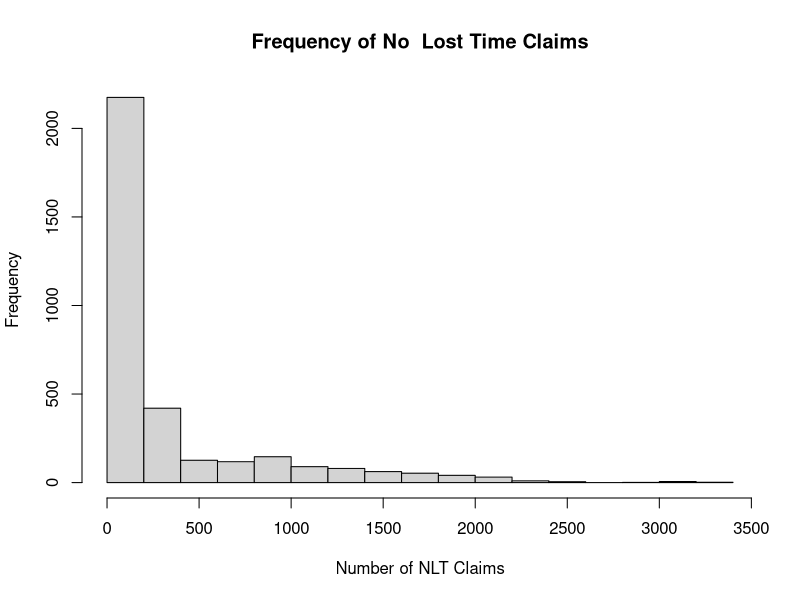
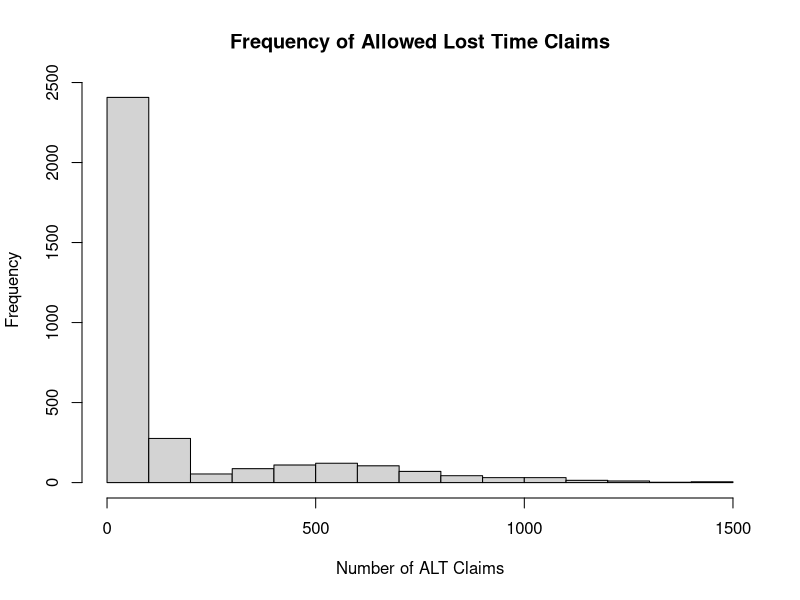
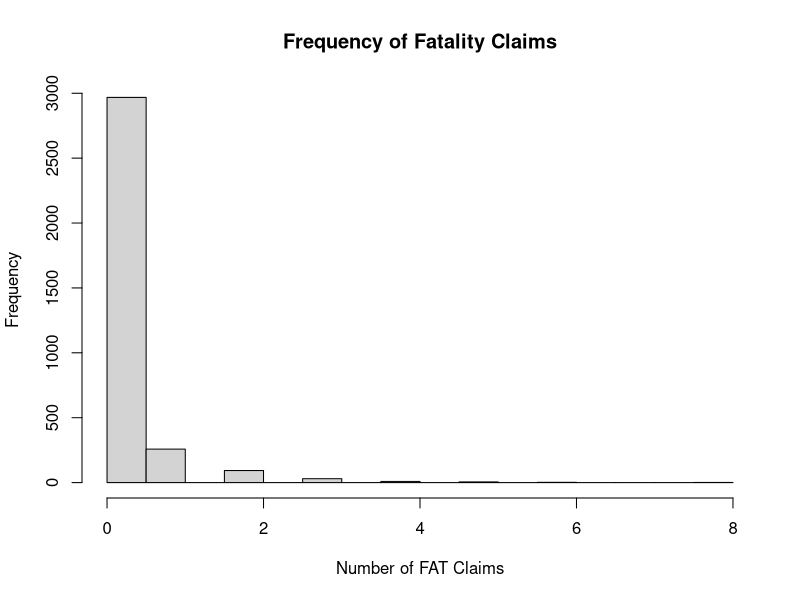
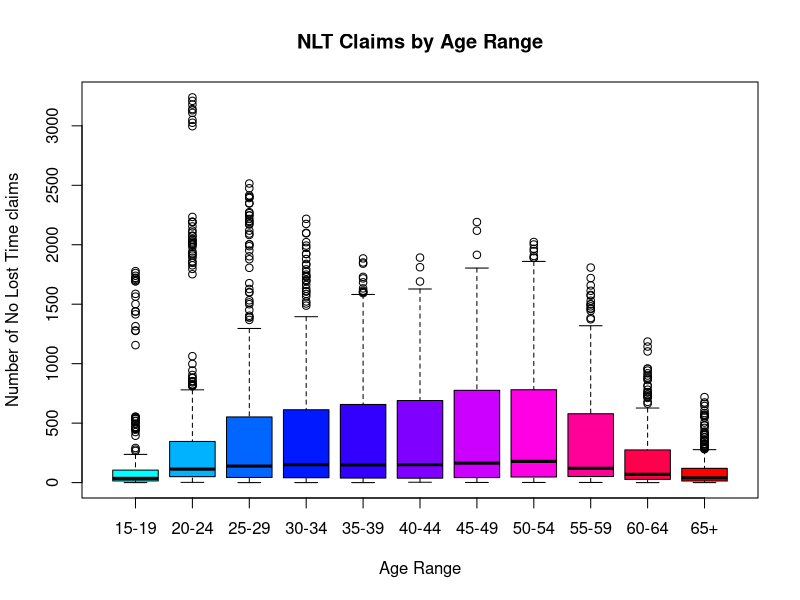
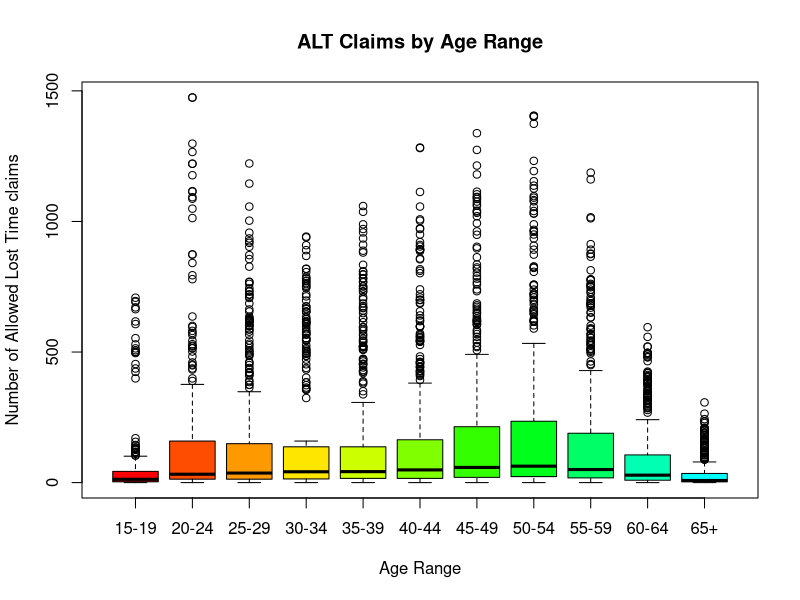
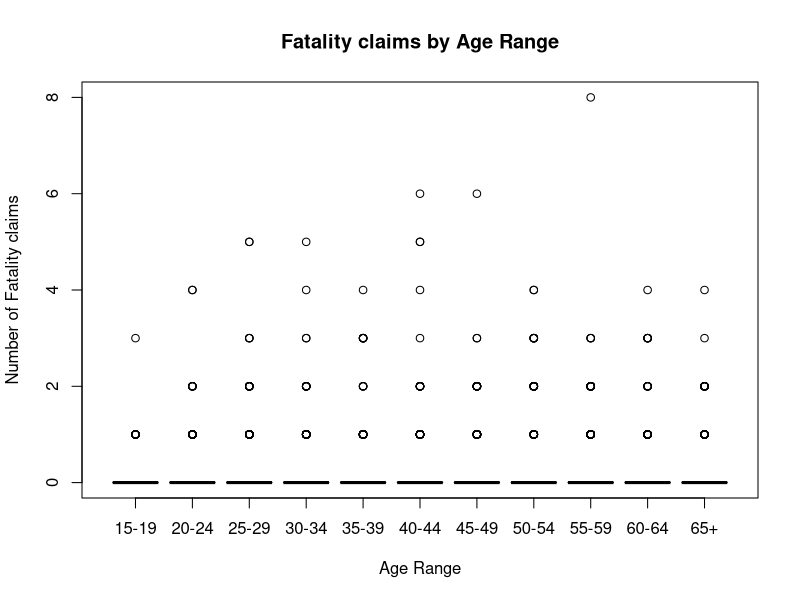
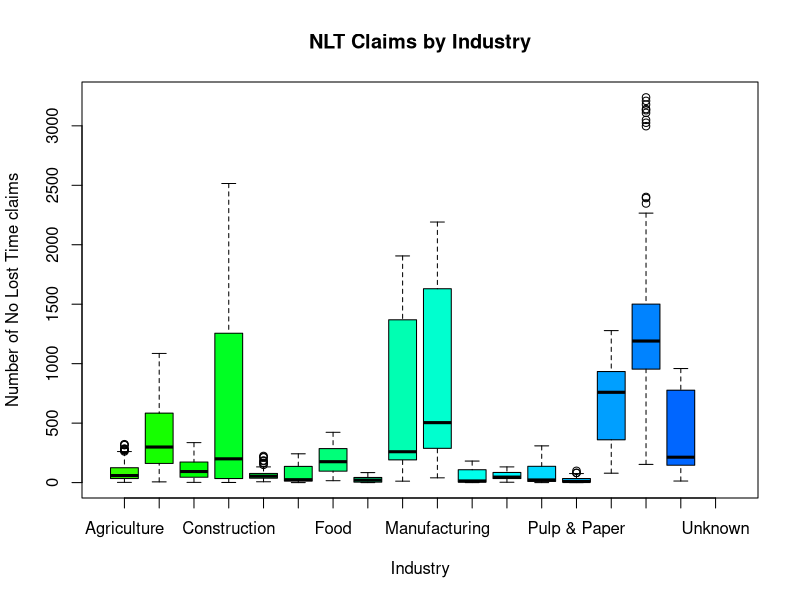
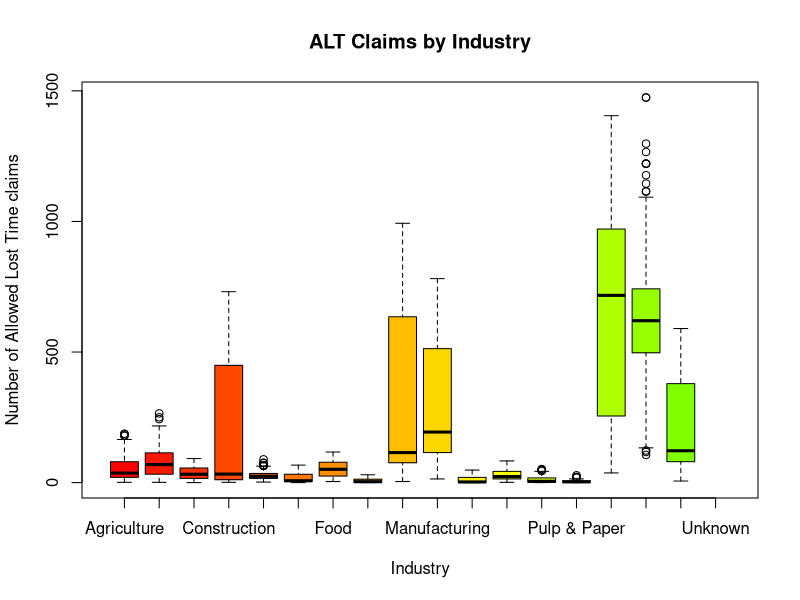

Source code (R) for these figures, in order:
getwd()


#Read NoLostTime dataset
DataNLT<-read.csv("NoLostTime.csv",stringsAsFactors = T, na.strings = "NA", col.names = c("Industry", "Year", "AgeRange", "Gender", "NLTClaims"))
str(DataNLT)
summary(DataNLT)

#Read AllowedLostTime dataset
DataALT<-read.csv("AllowedLostTime.csv",stringsAsFactors = T, na.strings = "NA", col.names = c("Industry", "Year", "AgeRange", "Gender", "ALTClaims"))
str(DataALT)
summary(DataALT)

#Read Fatalities dataset
DataFatalities<-read.csv("Fatalities.csv",stringsAsFactors = T, na.strings = "NA", col.names = c("Industry", "Year", "AgeRange", "Gender", "FatClaims"))
str(DataFatalities)
summary(DataFatalities)


#Combine the datasets
#?merge
df <- merge(DataALT, DataNLT,by=c("Industry", "Year", "AgeRange", "Gender") )
df<- merge(df, DataFatalities, by=c("Industry", "Year", "AgeRange", "Gender"))

str(df)
#Set the Year variable as a factor
df$Year<-as.factor(df$Year)

summary(df)


#Descriptive Stats
#Install the Hmisc package
install.packages("Hmisc")
library(Hmisc)

#remove NA values
df2<-na.omit(df)
describe(df2)

#proportion of claims lost by removing rows containing NAs
(sum(df$ALTClaims)-sum(df2$ALTClaims))/sum(df$ALTClaims)
(sum(df$NLTClaims)-sum(df2$NLTClaims))/sum(df$NLTClaims)
(sum(df$FATClaims)-sum(df2$FATClaims))/sum(df$FATClaims)
sum(df$FATClaims)-sum(df2$FATClaims)
sum(df$ALTClaims)-sum(df2$ALTClaims)
sum(df$NLTClaims)-sum(df2$NLTClaims)


#Distributions of numeric variables
hist(df2$NLTClaims, xlab = "Number of NLT Claims", main = "Frequency of No  Lost Time Claims")
hist(df2$ALTClaims, xlab = "Number of ALT Claims", main = "Frequency of Allowed Lost Time Claims")
hist(df2$FatClaims, xlab = "Number of FAT Claims", main = "Frequency of Fatality Claims")


#NLT, ALT and FAT claims by Age Range
plot(df2$AgeRange, df2$NLTClaims, main = "NLT Claims by Age Range", xlab = "Age Range", ylab = "Number of No Lost Time claims", col = rainbow(11, start = 0.5, end = 1))
plot(df2$AgeRange, df2$ALTClaims, main = "ALT Claims by Age Range",xlab = "Age Range", ylab = "Number of Allowed Lost Time claims", col = rainbow(11, start = 0, end = 0.5))
plot(df2$AgeRange, df2$FatClaims , main = "Fatality claims by Age Range", xlab = "Age Range", ylab = "Number of Fatality claims", col = rainbow(11, start = 0, end = 1))

#NLT, ALT and FAT claims by Industry
plot(df2$Industry, df2$NLTClaims, main = "NLT Claims by Industry", xlab = "Industry", ylab = "Number of No Lost Time claims", col = rainbow(17, start = 0.3, end = 0.6))
plot(df2$Industry, df2$ALTClaims, main = "ALT Claims by Industry",xlab = "Industry", ylab = "Number of Allowed Lost Time claims", col = rainbow(17, start = 0, end = 0.25))
plot(df2$Industry, df2$FatClaims , main = "Fatality claims by Industry", xlab = "Industry", ylab = "Number of Fatality claims", col = rainbow(17, start = 0.75, end = 1))


#Correlations
plot(df2$ALTClaims, df2$NLTClaims, main = "Relation of NLT and ALT Claims", xlab = "ALT Claims", ylab = "NLT claims", col = "blue")
cor(df2$ALTClaims,df2$NLTClaims)

plot(df2$ALTClaims, df2$FATClaims, main = "Relation of FAT and ALT Claims", xlab = "ALT Claims", ylab = "FAT claims", col = "red")
cor(df2$ALTClaims,df2$FatClaims)

plot(df2$NLTClaims, df2$FATClaims, main = "Relation of FAT and NLT Claims", xlab = "NLT Claims", ylab = "FAT claims", col = "orange")
cor(df2$NLTClaims,df2$FatClaims)
  
